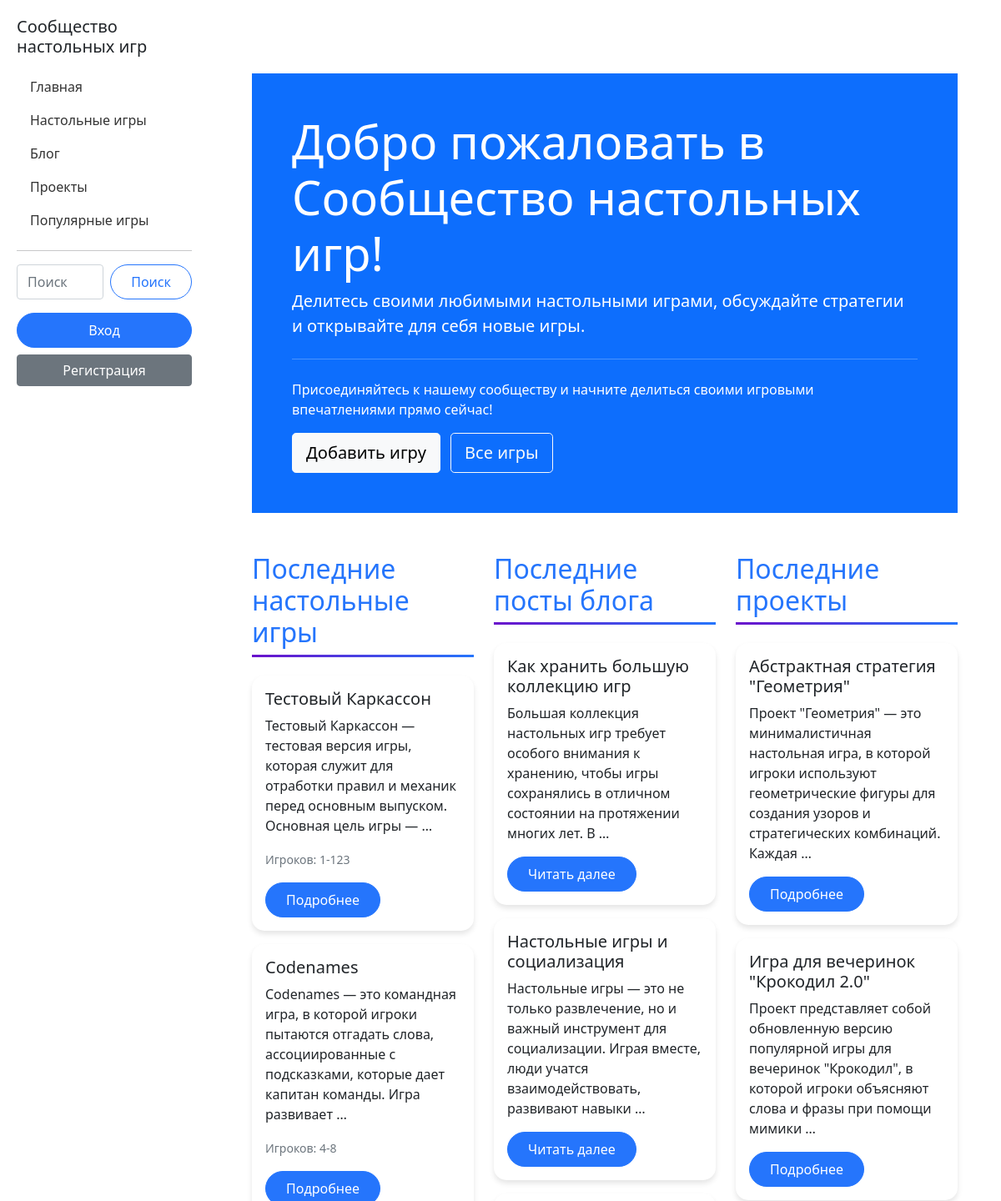
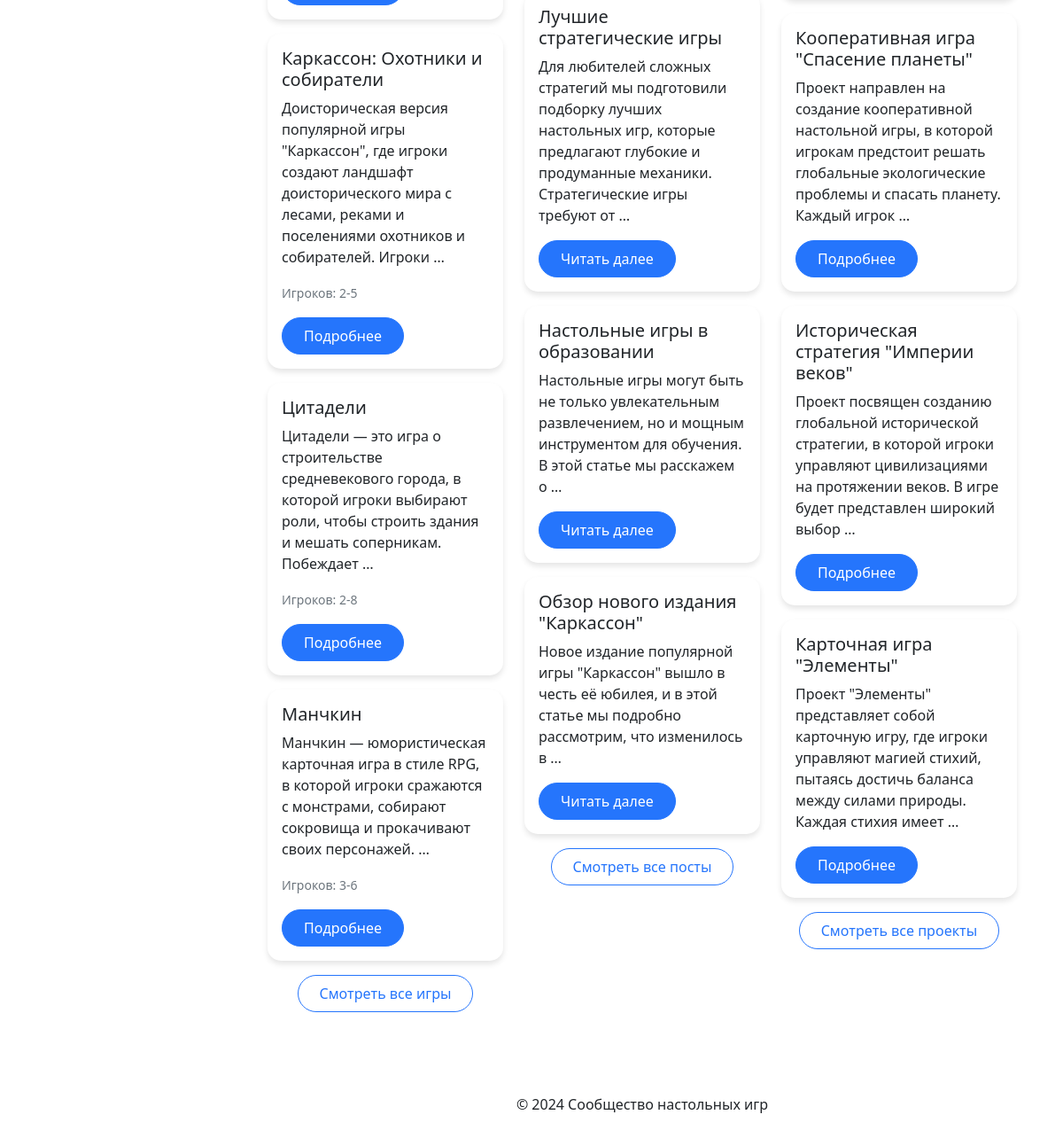
Before: / with the older database file (2 pictures, top to bottom).
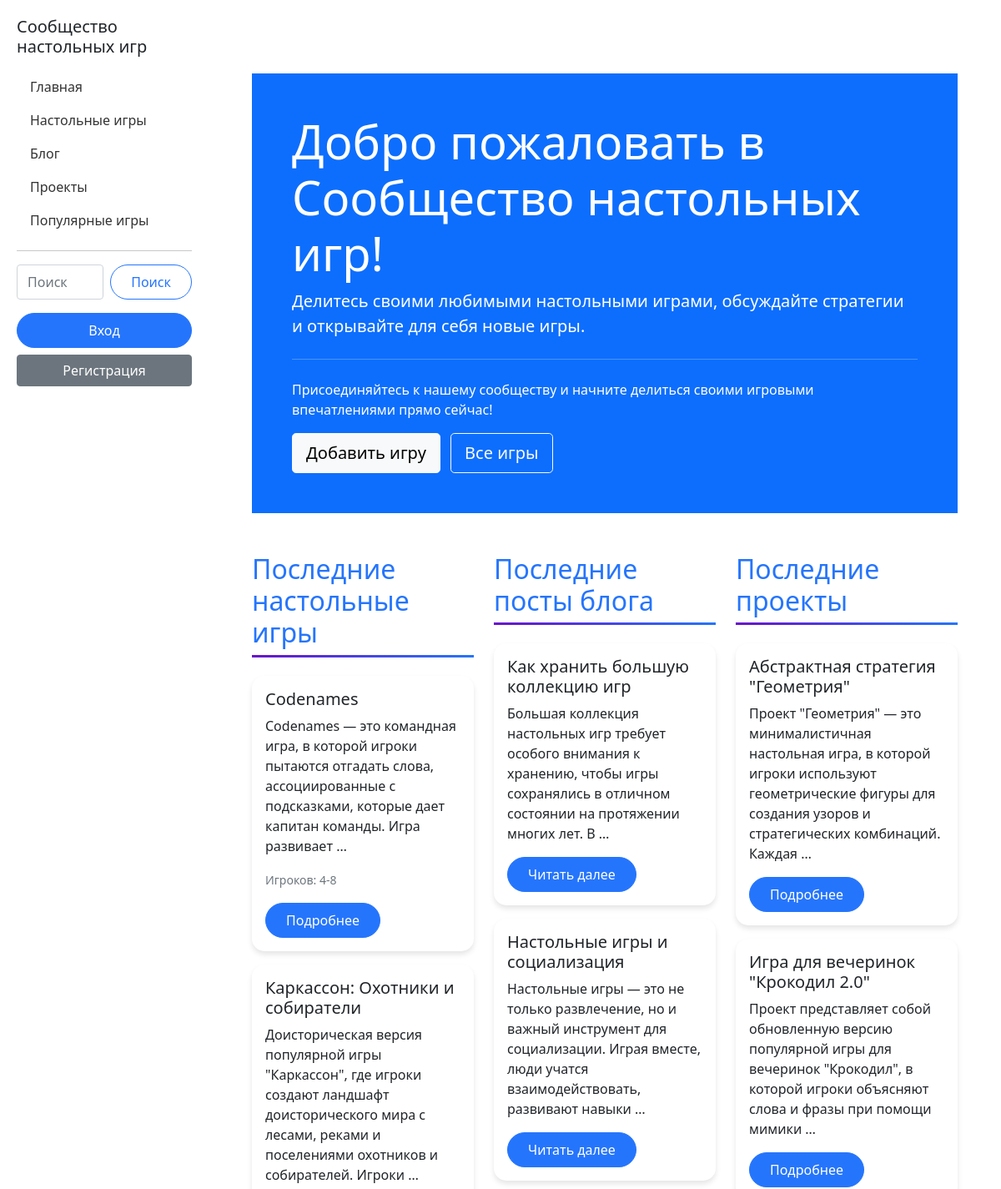
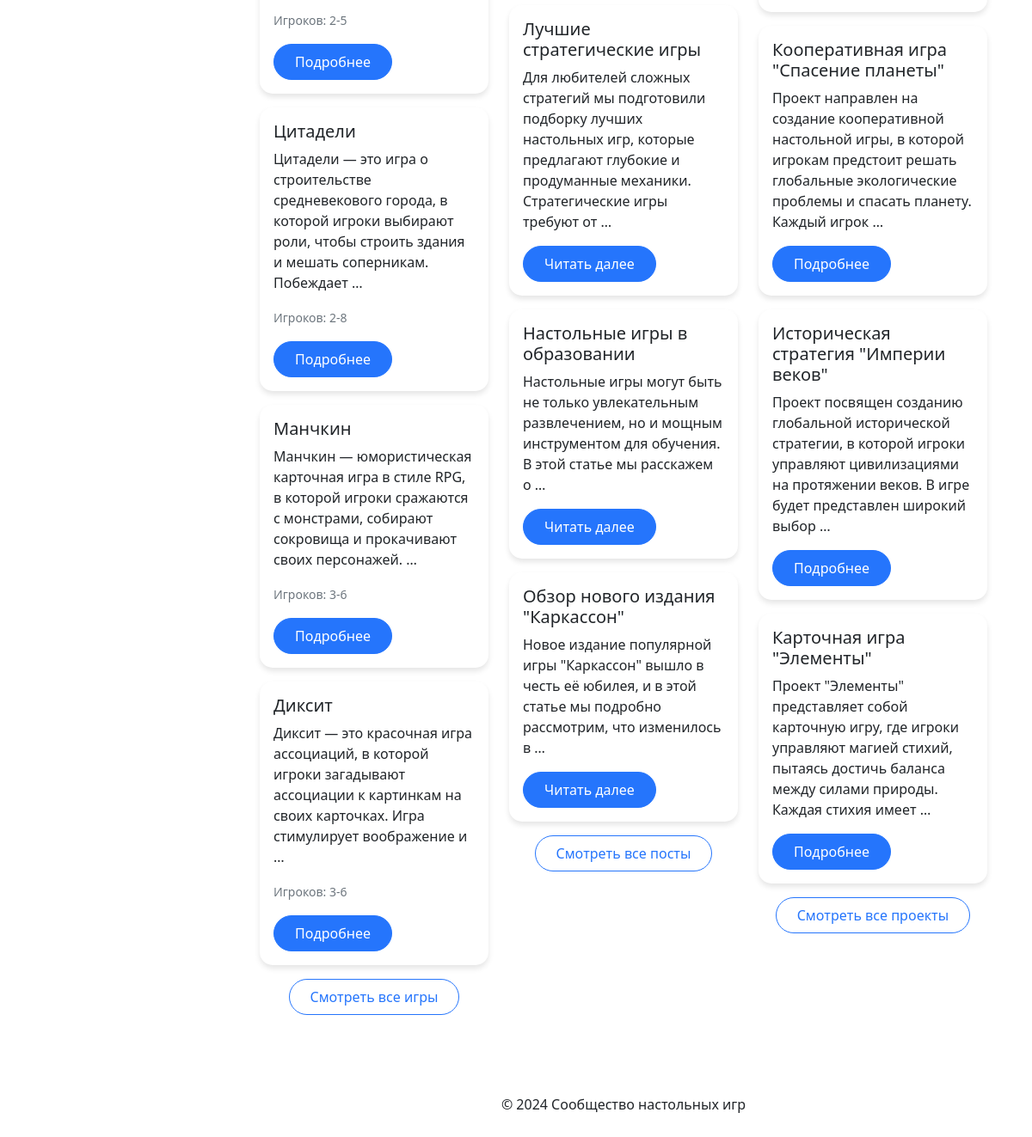
After: the same page with the newer database file (2 pictures, top to bottom).
### board_games/models.py (models this page shows, shortened)
class BoardGame(models.Model):
    title = models.CharField(max_length=200)
    description = models.TextField()
    rules = models.TextField()
    min_players = models.PositiveIntegerField()
    max_players = models.PositiveIntegerField()
    average_playtime = models.PositiveIntegerField(help_text="Average playtime in minutes")
    author = models.ForeignKey(User, on_delete=models.CASCADE)
    created_at = models.DateTimeField(auto_now_add=True)
    updated_at = models.DateTimeField(auto_now=True)
    likes = models.ManyToManyField(User, related_name='liked_board_games', blank=True)
    image = models.ImageField(upload_to='board_games/', blank=True, null=True)
    objects = models.Manager()
    popular = PopularBoardGameManager()

class Project(models.Model):
    title = models.CharField(max_length=200)
    description = models.TextField()
    author = models.ForeignKey(User, on_delete=models.CASCADE)
    created_at = models.DateTimeField(auto_now_add=True)
    updated_at = models.DateTimeField(auto_now=True)
    likes = models.ManyToManyField(User, related_name='liked_projects', blank=True)

### blog/models.py (models this page shows, shortened)
class Post(models.Model):
    title = models.CharField(max_length=200)
    content = models.TextField()
    author = models.ForeignKey(User, on_delete=models.CASCADE)
    created_at = models.DateTimeField(auto_now_add=True)
    updated_at = models.DateTimeField(auto_now=True)

### board_games/views.py (the view)
# urls.py: path('', views.home, name='home'),
def home(request):
    latest_board_games = BoardGame.objects.order_by('-created_at')[:5]
    latest_blog_posts = Post.objects.order_by('-created_at')[:5]
    latest_projects = Project.objects.order_by('-created_at')[:5]
    context = {
        'latest_board_games': latest_board_games,
        'latest_blog_posts': latest_blog_posts,
        'latest_projects': latest_projects,
    }
    return render(request, 'home.html', context)

### templates/home.html (shortened to what this page needs)
{% extends 'base.html' %}
{% block content %}
<div class="container py-5">
    <div class="jumbotron bg-primary text-white rounded-lg p-5 mb-5">
        <h1 class="display-4">Добро пожаловать в Сообщество настольных игр!</h1>
        <p class="lead">Делитесь своими любимыми настольными играми, обсуждайте стратегии и открывайте для себя новые игры.</p>
        <hr class="my-4 bg-white">
        <p>Присоединяйтесь к нашему сообществу и начните делиться своими игровыми впечатлениями прямо сейчас!</p>
        <div class="mt-3">
            <a class="btn btn-light btn-lg me-2" href="{% url 'board_game_create' %}">Добавить игру</a>
            <a class="btn btn-outline-light btn-lg" href="{% url 'board_game_list' %}">Все игры</a>
        </div>
    </div>
    <div class="row">
        <div class="col-md-4">
            <h2 class="section-title">Последние настольные игры</h2>
            {% for game in latest_board_games %}
                <div class="card mb-3">
                    <div class="card-body">
                        <h5 class="card-title">{{ game.title }}</h5>
                        <p class="card-text">{{ game.description|truncatewords:20 }}</p>
                        <p class="card-text"><small class="text-muted">Игроков: {{ game.min_players }}-{{ game.max_players }}</small></p>
                        <a href="{% url 'board_game_detail' game.pk %}" class="btn btn-primary">Подробнее</a>
                    </div>
                </div>
            {% endfor %}
            <div class="text-center mt-3">
                <a href="{% url 'board_game_list' %}" class="btn btn-outline-primary">Смотреть все игры</a>
            </div>
        </div>
        <div class="col-md-4">
            <h2 class="section-title">Последние посты блога</h2>
            {% for post in latest_blog_posts %}
                <div class="card mb-3">
                    <div class="card-body">
                        <h5 class="card-title">{{ post.title }}</h5>
                        <p class="card-text">{{ post.content|truncatewords:20 }}</p>
                        <a href="{% url 'post_detail' post.pk %}" class="btn btn-primary">Читать далее</a>
                    </div>
                </div>
            {% endfor %}
            <div class="text-center mt-3">
                <a href="{% url 'post_list' %}" class="btn btn-outline-primary">Смотреть все посты</a>
            </div>
        </div>
        <div class="col-md-4">
            <h2 class="section-title">Последние проекты</h2>
            {% for project in latest_projects %}
                <div class="card mb-3">
                    <div class="card-body">
                        <h5 class="card-title">{{ project.title }}</h5>
                        <p class="card-text">{{ project.description|truncatewords:20 }}</p>
                        <a href="{% url 'project_detail' project.pk %}" class="btn btn-primary">Подробнее</a>
                    </div>
                </div>
            {% endfor %}
            <div class="text-center mt-3">
                <a href="{% url 'project_list' %}" class="btn btn-outline-primary">Смотреть все проекты</a>
            </div>
        </div>
    </div>
</div>
{% endblock %}

Changed rows visible on the page:
removed BoardGame: title "Тестовый Каркассон", description "Тестовый Каркассон — тестовая версия игры, которая служит для отработки правил и механик перед основным выпуском. Основная цель игры — …", min_players "1", max_players "123"
now on this page (row unchanged): BoardGame: title "Диксит", description "Диксит — это красочная игра ассоциаций, в которой игроки загадывают ассоциации к картинкам на своих карточках. Игра стимулирует воображение и …", min_players "3", max_players "6"
